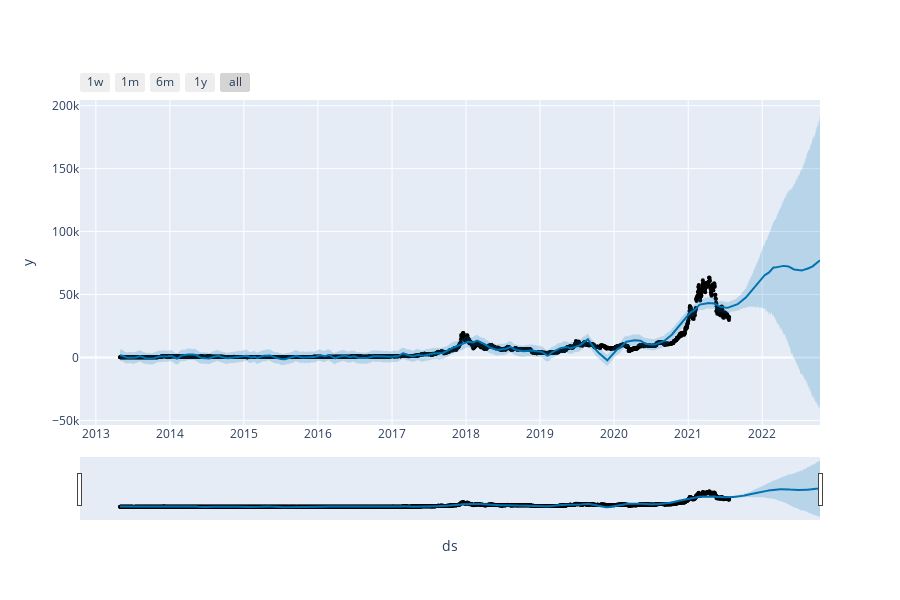

This figure's notebook cell:
### Code cell
plot_plotly(model, forecast)

### Figure 1 — Plotly figure (JSON) as saved in the notebook; plotly's stock layout.template omitted (floating-point values rounded to 4 significant figures; data arrays with more than 128 entries replaced by an {"elided": "..."} marker saying what was removed)
{"data": [{"marker": {"color": "black", "size": 4}, "mode": "markers", "name": "Actual", "type": "scatter", "x": {"elided": "3000 str values"}, "y": {"elided": "3000 float values"}}, {"hoverinfo": "skip", "line": {"width": 0}, "mode": "lines", "type": "scatter", "x": {"elided": "3448 str values"}, "y": {"elided": "3448 float values"}}, {"fill": "tonexty", "fillcolor": "rgba(0, 114, 178, 0.2)", "line": {"color": "#0072B2", "width": 2}, "mode": "lines", "name": "Predicted", "type": "scatter", "x": {"elided": "3448 str values"}, "y": {"elided": "3448 float values"}}, {"fill": "tonexty", "fillcolor": "rgba(0, 114, 178, 0.2)", "hoverinfo": "skip", "line": {"width": 0}, "mode": "lines", "type": "scatter", "x": {"elided": "3448 str values"}, "y": {"elided": "3448 float values"}}], "layout": {"height": 600, "showlegend": false, "width": 900, "xaxis": {"rangeselector": {"buttons": [{"count": 7, "label": "1w", "step": "day", "stepmode": "backward"}, {"count": 1, "label": "1m", "step": "month", "stepmode": "backward"}, {"count": 6, "label": "6m", "step": "month", "stepmode": "backward"}, {"count": 1, "label": "1y", "step": "year", "stepmode": "backward"}, {"step": "all"}]}, "rangeslider": {"visible": true}, "title": {"text": "ds"}, "type": "date"}, "yaxis": {"title": {"text": "y"}}}}
